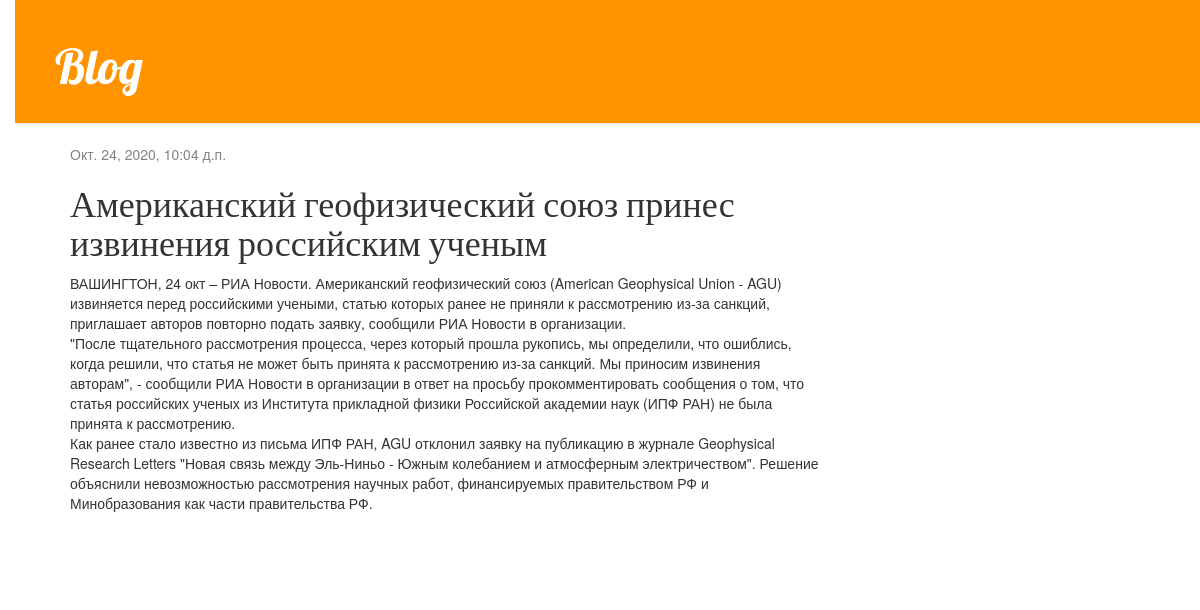
Screenshot of /post/3/ with the database file from the repository.
### new/models.py (models this page shows, shortened)
class Post(models.Model):
    author = models.ForeignKey(settings.AUTH_USER_MODEL, on_delete=models.CASCADE)
    title = models.CharField(max_length=200)
    text = models.TextField()
    created_date = models.DateTimeField(default=timezone.now)
    published_date = models.DateTimeField(blank=True, null=True)

### new/views.py (the view)
# urls.py: path('post/<int:pk>/', views.post_detail, name='post_detail'),
def post_detail(request, pk):
    post = get_object_or_404(Post, pk=pk)
    return render(request, 'new/post_detail.html', {'post': post})

### new/templates/new/post_detail.html (shortened to what this page needs)
{% extends 'new/base.html' %}
{% block content %}
    <div class="post">
        {% if post.published_date %}
            <div class="date">
                {{ post.published_date }}
            </div>
        {% endif %}
        <h1>{{ post.title }}</h1>
        <p>{{ post.text|linebreaksbr }}</p>
    </div>
{% endblock %}

### new/static/css/new.css (style rules this page uses)
body { padding-left: 15px; }
h1, h2, h3, h4 { font-family: 'Lobster', cursive; }
.date { color: #828282; }
.post { margin-bottom: 70px; }

### rows the page displays
Post: published_date "Окт. 24, 2020, 10:04 д.п.", title "Американский геофизический союз принес извинения российским ученым", text "ВАШИНГТОН, 24 окт – РИА Новости. Американский геофизический союз (American Geophysical Union - AGU) извиняется перед российскими учеными, статью которых ранее не приняли к рассмотрению из-за санкций, приглашает авторов повторно подать заявку, сообщили РИА Новости в организации. \"После тщательного рассмотрения процесса, через который прошла рукопись, мы определили, что ошиблись, когда решили, что статья не может быть принята к рассмотрению из-за санкций. Мы приносим извинения авторам\", - сообщили РИА Новости в организации в ответ на просьбу прокомментировать сообщения о том, что статья российских ученых из Института прикладной физики Российской академии наук (ИПФ РАН) не была принята к…"
